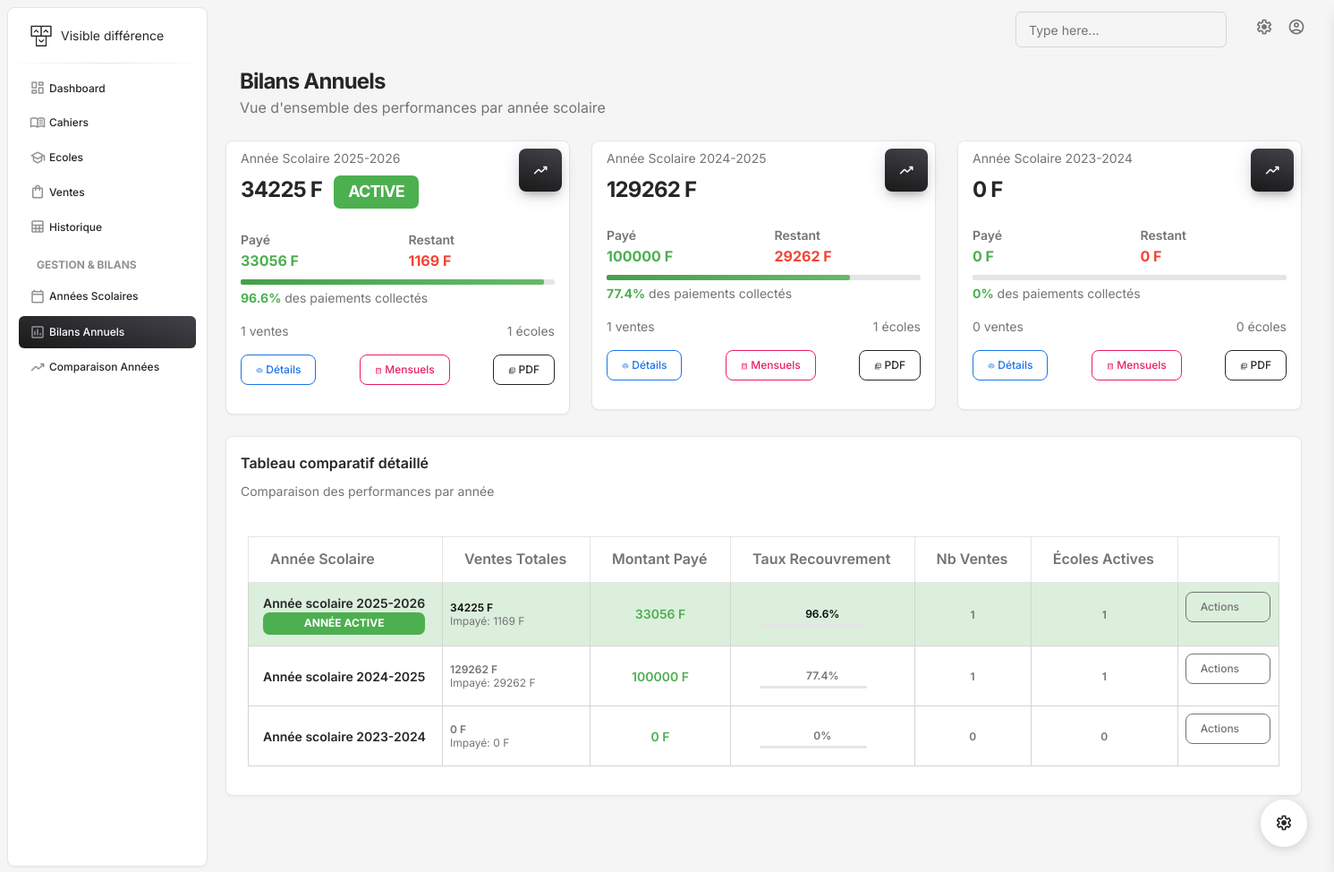
The page /bilans-annuels/ on the database as committed earlier.
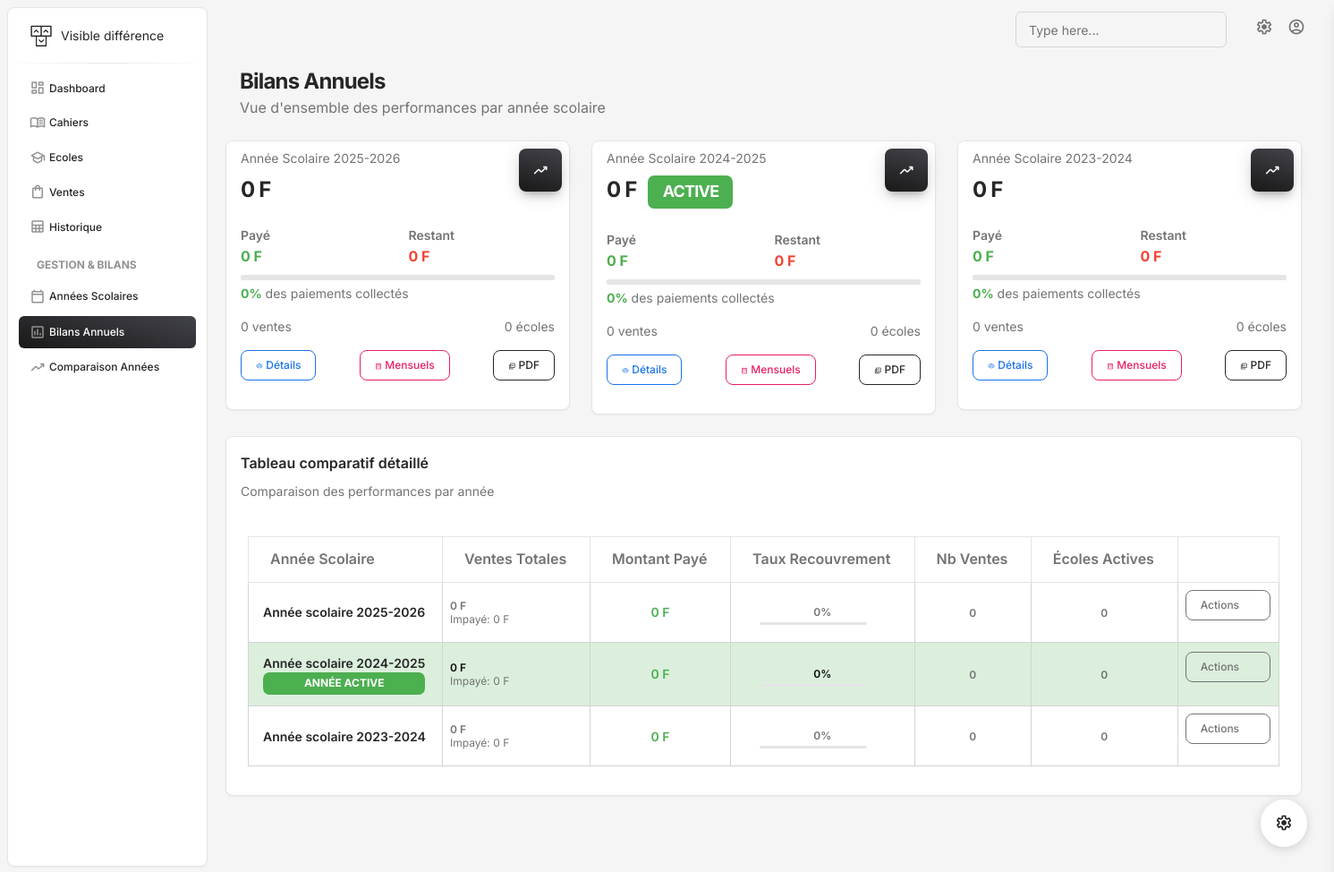
The same page on the database as committed later.
### gestion/models.py (models this page shows, shortened)
class AnneeScolaire(models.Model):
    id = models.UUIDField(primary_key=True, default=uuid.uuid4, editable=False)
    annee_debut = models.IntegerField()
    annee_fin = models.IntegerField()
    date_debut = models.DateField()
    date_fin = models.DateField()
    est_active = models.BooleanField(default=False)
    created_at = models.DateTimeField(auto_now_add=True)
    class Meta:
        ordering = ['-annee_debut']
        unique_together = ['annee_debut', 'annee_fin']
    @property
    def libelle(self):
        return f"Année scolaire {self.annee_debut}-{self.annee_fin}"

class BilanAnneeScolaire(models.Model):
    id = models.UUIDField(primary_key=True, default=uuid.uuid4, editable=False)
    annee_scolaire = models.OneToOneField(AnneeScolaire, on_delete=models.CASCADE, related_name='bilan')
    nombre_ventes_total = models.IntegerField(default=0)
    montant_total_ventes = models.DecimalField(max_digits=15, decimal_places=2, default=0)
    montant_total_paye = models.DecimalField(max_digits=15, decimal_places=2, default=0)
    montant_total_impaye = models.DecimalField(max_digits=15, decimal_places=2, default=0)
    ventes_par_cahier = models.JSONField(default=dict)  # {cahier_id: {titre, quantite_vendue, ca_genere}}
    nombre_ecoles_actives = models.IntegerField(default=0)
    date_generation = models.DateTimeField(auto_now=True)
    @classmethod
    def generer_bilan(cls, annee_scolaire):
        bilan, created = cls.objects.get_or_create(annee_scolaire=annee_scolaire)
        ventes = Vente.objects.filter(annee_scolaire=annee_scolaire)
        bilan.nombre_ventes_total = ventes.count()
        bilan.montant_total_ventes = sum(v.montant_total for v in ventes)
        bilan.montant_total_paye = sum(v.montant_paye for v in ventes)
        bilan.montant_total_impaye = bilan.montant_total_ventes - bilan.montant_total_paye
        bilan.nombre_ecoles_actives = ventes.values('ecole').distinct().count()
        ventes_par_cahier = {}
        cahiers = Cahiers.objects.all()
        for cahier in cahiers:
            lignes_cahier = LigneVente.objects.filter(
                vente__annee_scolaire=annee_scolaire,
                cahier=cahier
            )
            quantite_vendue = sum(ligne.quantite for ligne in lignes_cahier)
            ca_genere = sum(ligne.montant for ligne in lignes_cahier)
            ventes_par_cahier[str(cahier.id)] = {
                'titre': cahier.titre,
                'prix_unitaire': float(cahier.prix),
                'quantite_vendue': quantite_vendue,
                'ca_genere': float(ca_genere),
                'stock_actuel': cahier.quantite_stock
            }
        bilan.ventes_par_cahier = ventes_par_cahier
        bilan.save()
        return bilan

### gestion/views.py (the view)
# urls.py: path('bilans-annuels/', bilans_annuels, name='bilans_annuels'),
def bilans_annuels(request):
    annees = AnneeScolaire.objects.all()
    bilans = []
    for annee in annees:
        bilan = BilanAnneeScolaire.generer_bilan(annee)
        bilans.append({
            'annee': annee,
            'bilan': bilan,
            'pourcentage_paye': round((float(bilan.montant_total_paye) / float(bilan.montant_total_ventes) * 100) if bilan.montant_total_ventes > 0 else 0, 1)
        })
    context = {
        'bilans': bilans,
    }
    return render(request, 'bilans_annuels.html', context)

### gestion/models.py (called while the page is built)
    @property
    def montant_total(self):
        return self.lignes.aggregate(total=Sum('montant'))['total'] or Decimal('0')

    @property
    def montant_paye(self):
        return self.paiements.aggregate(total=Sum('montant'))['total'] or Decimal('0')

### gestion/templates/bilans_annuels.html (shortened to what the changed rows need)
{% extends "base.html" %}
{% block content %}
{% load static %}
<div class="container-fluid py-2">
  <div class="row">
    <div class="row mb-4">
      {% for bilan_data in bilans %}
      <div class="col-xl-4 col-sm-6 mb-xl-0 mb-4">
        <div class="card">
          <div class="card-header p-2 ps-3">
            <div class="d-flex justify-content-between">
              <div>
                <p class="text-sm mb-2 text-capitalize">{{ bilan_data.annee.libelle }}</p>
                <h4 class="font-weight-bolder mb-0">
                  {{ bilan_data.bilan.montant_total_ventes|floatformat:0 }} F
                  {% if bilan_data.annee.est_active %}
                    <span class="badge bg-success ms-2">ACTIVE</span>
                  {% endif %}
                </h4>
              </div>
              <div class="icon icon-md icon-shape bg-gradient-dark shadow-dark text-center border-radius-lg">
                <i class="material-symbols-rounded opacity-10">trending_up</i>
              </div>
            </div>
          </div>
          <div class="card-body p-3">
            <div class="row">
              <div class="col-6">
                <div class="numbers">
                  <p class="text-sm mb-0 text-capitalize font-weight-bold">Payé</p>
                  <h6 class="font-weight-bolder mb-0 text-success">
                    {{ bilan_data.bilan.montant_total_paye|floatformat:0 }} F
                  </h6>
                </div>
              </div>
              <div class="col-6">
                <div class="numbers">
                  <p class="text-sm mb-0 text-capitalize font-weight-bold">Restant</p>
                  <h6 class="font-weight-bolder mb-0 text-danger">
                    {{ bilan_data.bilan.montant_total_impaye|floatformat:0 }} F
                  </h6>
                </div>
              </div>
            </div>
            <div class="progress mt-2">
              <div class="progress-bar bg-gradient-success"
                   role="progressbar"
                   style="width: {{ bilan_data.pourcentage_paye }}%"
                   aria-valuenow="{{ bilan_data.pourcentage_paye }}"
                   aria-valuemin="0"
                   aria-valuemax="100">
              </div>
            </div>
            <p class="text-sm mb-0 mt-1">
              <span class="text-success font-weight-bolder">{{ bilan_data.pourcentage_paye }}%</span>
              des paiements collectés
            </p>
            <div class="mt-3">
              <div class="d-flex justify-content-between text-sm">
                <span>{{ bilan_data.bilan.nombre_ventes_total }} ventes</span>
                <span>{{ bilan_data.bilan.nombre_ecoles_actives }} écoles</span>
              </div>
            </div>
            <div class="d-flex justify-content-between mt-3">
              <a href="{% url 'detail_bilan_annuel' bilan_data.annee.id %}"
                 class="btn btn-sm btn-outline-info">
                <i class="material-symbols-rounded">visibility</i>
                Détails
              </a>
              <a href="{% url 'bilans_mensuels' bilan_data.annee.id %}"
                 class="btn btn-sm btn-outline-primary">
                <i class="material-symbols-rounded">calendar_month</i>
                Mensuels
              </a>
              <a href="{% url 'generer_rapport_annuel_pdf' bilan_data.annee.id %}"
                 class="btn btn-sm btn-outline-dark" target="_blank">
                <i class="material-symbols-rounded">picture_as_pdf</i>
                PDF
              </a>
            </div>
          </div>
        </div>
      </div>
      {% endfor %}
    </div>
    {% if bilans %}
    <div class="row">
      <div class="col-12">
        <div class="card">
          <div class="card-body px-0 pb-2">
            <div class="m-4">
              <table class="table table-bordered align-items-center mb-0">
                <thead>
                  <tr>
                    <th>
                      Année Scolaire
                    </th>
                    <th>
                      Ventes Totales
                    </th>
                    <th>
                      Montant Payé
                    </th>
                    <th>
                      Taux Recouvrement
                    </th>
                    <th>
                      Nb Ventes
                    </th>
                    <th>
                      Écoles Actives
                    </th>
                    <th class="text-secondary opacity-7"></th>
                  </tr>
                </thead>
                <tbody>
                  {% for bilan_data in bilans %}
                  <tr {% if bilan_data.annee.est_active %}class="table-success"{% endif %}>
                    <td class="border">
                      <div class="d-flex px-2 py-1">
                        <div class="d-flex flex-column justify-content-center">
                          <h6 class="mb-0 text-sm">{{ bilan_data.annee.libelle }}</h6>
                          {% if bilan_data.annee.est_active %}
                            <span class="badge bg-success">Année active</span>
                          {% endif %}
                        </div>
                      </div>
                    </td>
                    <td class="border">
                      <p class="text-xs font-weight-bold mb-0">{{ bilan_data.bilan.montant_total_ventes|floatformat:0 }} F</p>
                      <p class="text-xs text-secondary mb-0">
                        Impayé: {{ bilan_data.bilan.montant_total_impaye|floatformat:0 }} F
                      </p>
                    </td>
                    <td class="align-middle text-center text-sm border">
                      <span class="text-success font-weight-bold">
                        {{ bilan_data.bilan.montant_total_paye|floatformat:0 }} F
                      </span>
                    </td>
                    <td class="align-middle text-center border">
                      <div class="progress-wrapper w-75 mx-auto">
                        <div class="progress-info">
                          <div class="progress-percentage">
                            <span class="text-xs font-weight-bold">{{ bilan_data.pourcentage_paye }}%</span>
                          </div>
                        </div>
                        <div class="progress">
                        </div>
                      </div>
                    </td>
                    <td class="align-middle text-center border">
                      <span class="text-secondary text-xs font-weight-bold">
                        {{ bilan_data.bilan.nombre_ventes_total }}
                      </span>
                    </td>
                    <td class="align-middle text-center border">
                      <span class="text-secondary text-xs font-weight-bold">
                        {{ bilan_data.bilan.nombre_ecoles_actives }}
                      </span>
                    </td>
                    <td class="align-middle border">
                      <div class="dropdown">
                        <button class="btn btn-sm btn-outline-secondary dropdown-toggle"
                                type="button" data-bs-toggle="dropdown">
                          Actions
                        </button>
                      </div>
                    </td>
                  </tr>
                  {% endfor %}
                </tbody>
              </table>
            </div>
          </div>
        </div>
      </div>
    </div>
    {% endif %}
  </div>
</div>
{% endblock %}

Rows that differ between the two databases and show on the page:
changed AnneeScolaire "Année Scolaire 2025-2026": bilan.montant_total_ventes "34225" → "0"; bilan.montant_total_paye "33056" → "0"; bilan.montant_total_impaye "1169" → "0"; pourcentage_paye "96.6" → "0"; bilan.nombre_ventes_total "1" → "0"; bilan.nombre_ecoles_actives "1" → "0"; no longer shows "ACTIVE ANNÉE ACTIVE"
changed AnneeScolaire "Année Scolaire 2024-2025": bilan.montant_total_ventes "129262" → "0"; bilan.montant_total_paye "100000" → "0"; bilan.montant_total_impaye "29262" → "0"; pourcentage_paye "77.4" → "0"; bilan.nombre_ventes_total "1" → "0"; bilan.nombre_ecoles_actives "1" → "0"; now shows "ACTIVE ANNÉE ACTIVE"
